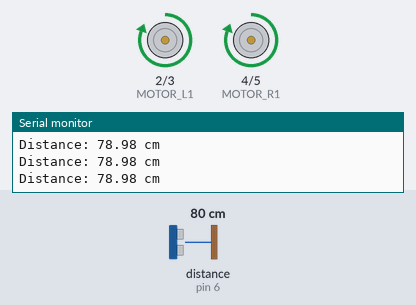
Bench run of a sketch on a simulated Arduino Uno, built with avr-gcc and run on an emulated ATmega328P. Shown: motor-driver pin pairs drawn as motors (green arrow = first pin HIGH = forward, orange = second pin HIGH = backward, longer = more drive), the last lines printed to the serial monitor. Wiring (inferred from the names in the program): ultrasonic range finder: trigger pin 7; echo pin 6. The test bench sets the inputs (shaded band); at power-on: distance to the obstacle (sensor on pin 6) 80 cm. The echo pulse lasts 58.3 µs per cm.

Above: at 1.4 s.
1.5 s: distance to the obstacle (sensor on pin 6) set to 17 cm
4.7 s: distance to the obstacle (sensor on pin 6) set to 13 cm
At 5.9 s:
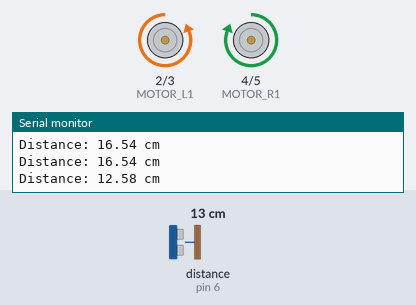
7.9 s: distance to the obstacle (sensor on pin 6) set to 18 cm
At 7.98 s:
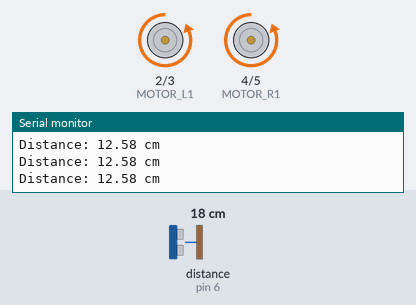
11.1 s: distance to the obstacle (sensor on pin 6) set to 2 cm
At 12.84 s:
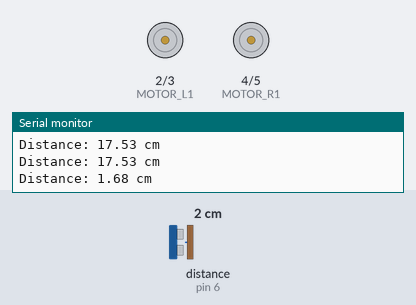
Timing chart, 0 to 15.3 s (numbered marks = the images above; inputs shaded):
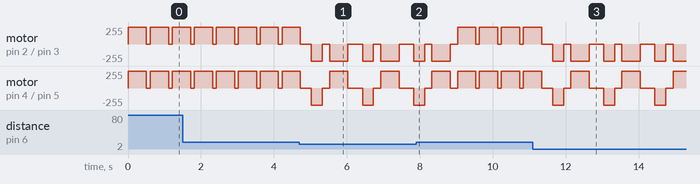

The sketch:

ROBOT.ino
```cpp
#define TRIG_PIN 7  // Define the pin that sends the ultrasonic signal
#define ECHO_PIN 6  // Define the pin that receives the reflected ultrasonic signal
#define MOTOR_L1 2  // Define the pin controlling the left motor (forward)
#define MOTOR_L2 3  // Define the pin controlling the left motor (backward)
#define MOTOR_R1 4  // Define the pin controlling the right motor (forward)
#define MOTOR_R2 5  // Define the pin controlling the right motor (backward)

void setup() {
  Serial.begin(9600);  // Start serial communication at 9600 baud for debugging

  pinMode(TRIG_PIN, OUTPUT);  // Set TRIG_PIN as output (to send a pulse)
  pinMode(ECHO_PIN, INPUT);   // Set ECHO_PIN as input (to receive the pulse)

  pinMode(MOTOR_L1, OUTPUT);  // Set motor pins as outputs
  pinMode(MOTOR_L2, OUTPUT);
  pinMode(MOTOR_R1, OUTPUT);
  pinMode(MOTOR_R2, OUTPUT);
}

// Function to measure distance using the ultrasonic sensor
float getDistance() {
  digitalWrite(TRIG_PIN, LOW);
  delayMicroseconds(2);  // Ensure a clean pulse signal
  digitalWrite(TRIG_PIN, HIGH);
  delayMicroseconds(10);  // Send a 10-microsecond pulse
  digitalWrite(TRIG_PIN, LOW);

  long duration = pulseIn(ECHO_PIN, HIGH);  // Measure time for the echo to return
  return duration * 0.034 / 2;  // Convert time into distance in cm
}

// Function to move the robot forward
void moveForward() {
  digitalWrite(MOTOR_L1, HIGH);
  digitalWrite(MOTOR_L2, LOW);
  digitalWrite(MOTOR_R1, HIGH);
  digitalWrite(MOTOR_R2, LOW);
}

// Function to move the robot backward
void moveBackward() {
  digitalWrite(MOTOR_L1, LOW);
  digitalWrite(MOTOR_L2, HIGH);
  digitalWrite(MOTOR_R1, LOW);
  digitalWrite(MOTOR_R2, HIGH);
}

// Function to turn the robot left
void turnLeft() {
  digitalWrite(MOTOR_L1, LOW);
  digitalWrite(MOTOR_L2, HIGH);
  digitalWrite(MOTOR_R1, HIGH);
  digitalWrite(MOTOR_R2, LOW);
}

// Function to stop the motors
void stopMotors() {
  digitalWrite(MOTOR_L1, LOW);
  digitalWrite(MOTOR_L2, LOW);
  digitalWrite(MOTOR_R1, LOW);
  digitalWrite(MOTOR_R2, LOW);
}

void loop() {
  float distance = getDistance();  // Get the distance measurement
  Serial.print("Distance: ");
  Serial.print(distance);
  Serial.println(" cm");

  if (distance > 15 || distance == 0) {
    // Move forward for 0.5 seconds and check again
    moveForward();
    delay(500);
    stopMotors();
    delay(100);
  } else {
    // Object detected within 15 cm
    stopMotors();
    delay(200);

    moveBackward();
    delay(300);

    stopMotors();
    delay(200);

    turnLeft();
    delay(500);  // Turn left for 0.5 sec

    stopMotors();
    delay(200);
  }
}
```

Measured:
- the behaviour switches between 16 and 15 cm on distance to the obstacle (sensor on pin 6) (found by bisection; images 0 and 1)
- by itself, motor on pin 4 (MOTOR_R1) / pin 5 (MOTOR_R2): repeats every 1.4 s: backward 255/255 0.30 s, stopped 0.20 s, forward 255/255 0.50 s, stopped 0.40 s
- by itself, motor on pin 2 (MOTOR_L1) / pin 3 (MOTOR_L2): repeats every 1.4 s: backward 255/255 0.30 s, stopped 0.20 s, backward 255/255 0.50 s, stopped 0.40 s
